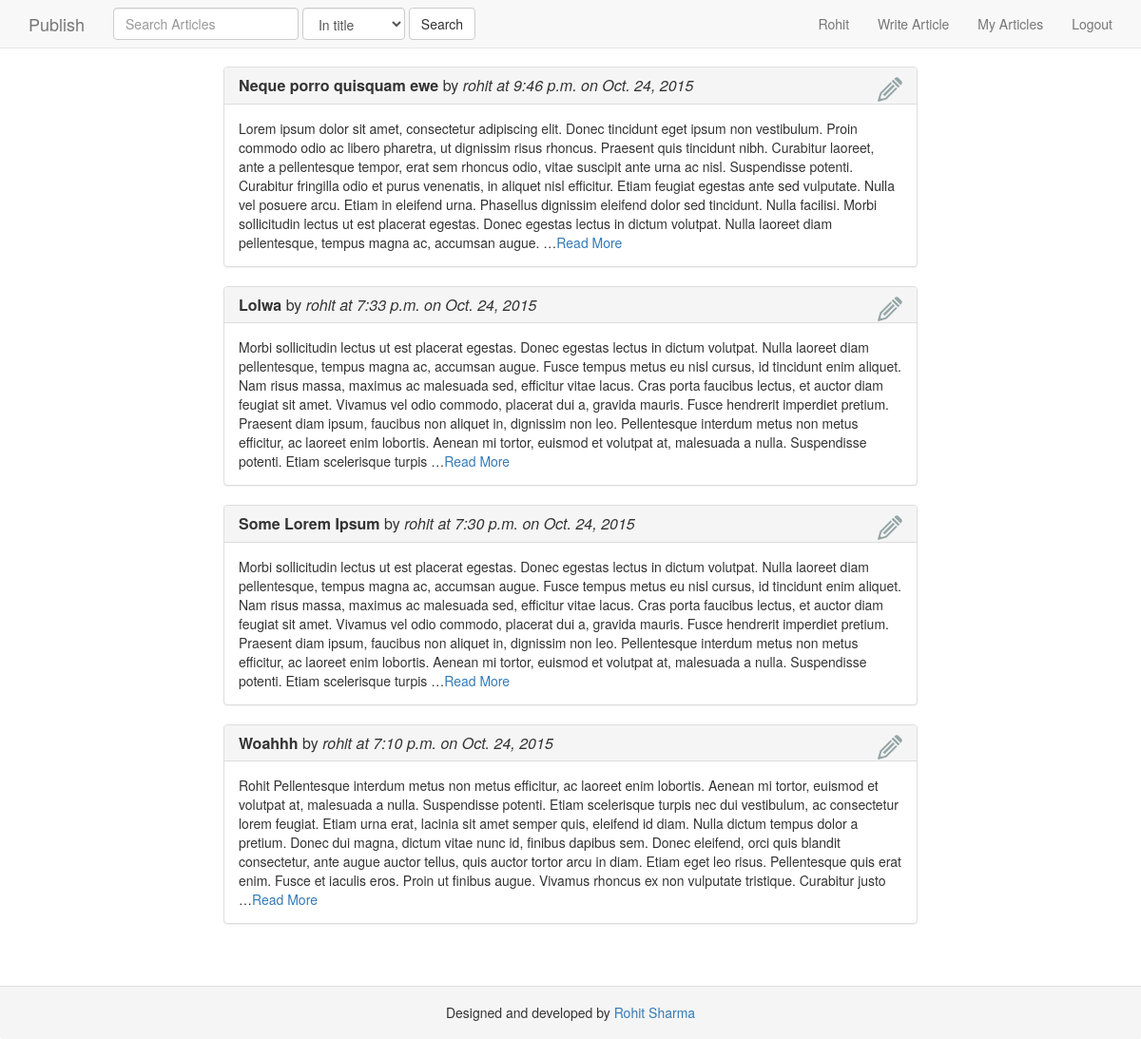
Page /my (signed in) on the committed database.
### articles/models.py (models this page shows, shortened)
class Article(models.Model):
	user = models.ForeignKey(User)
	title = models.CharField(max_length=120)
	content = models.TextField(null=True,blank=True)
	slug = models.SlugField(unique=True)
	timestamp = models.DateTimeField(auto_now_add=True,auto_now = False)
	updated = models.DateTimeField(auto_now_add=False,auto_now = True)
	active = models.BooleanField(default=True)
	class Meta:
		unique_together = ('title', 'slug')
	def get_absolute_url(self):
		return reverse("single_article",kwargs={"slug":self.slug})
	def edit_article_url(self):
		return reverse("edit_article",kwargs={"slug":self.slug})

### articles/views.py (the view)
# urls.py: url(r'^my$',my_articles,name='my_articles'),
@login_required(login_url='/login')
def my_articles(request):
	articles = Article.objects.filter(user=request.user).order_by('-updated').all()
	context = {'articles':articles}
	template = "articles/my_articles.html"
	return render(request,template,context)

### templates/articles/my_articles.html (shortened to what this page needs)
{% extends "base.html" %}
{% load staticfiles %}
{% block container %}
<div class="col-md-2">
</div>
<div class="container">
	<div class="col-md-8">
		<div class="row">
			<div class="col-md-12">
				{% for article in articles %}
					<div class="panel panel-default">
					  <div class="panel-heading">
					    <h3 class="panel-title">
					    	<a href="{{ article.get_absolute_url }}"><strong>{{article.title}}</strong> by <i>{{article.user.username}} at {{article.updated|time}} on {{article.updated|date}}</i>
					    	</a>
					    	<a href="{{article.edit_article_url }}" >
					    		<img class="pull-right" src="{% static 'img/edit.png' %}"/>
					    	</a>
					    </h3>
					  </div>
					  <div class="panel-body">
					    {{article.content|truncatewords:100}}<a href="{{ article.get_absolute_url }}">Read More</a>
					  </div>
					</div>
				{% endfor %}
			</div>
		</div>
	</div>
</div>
<div class="col-md-2">
</div>
{% endblock %}

### templates/navbar.html (shortened to what this page needs)
    <nav class="navbar navbar-default navbar-fixed-top">
      <div class="container">
        <div class="navbar-header">
          <a class="navbar-brand" href="/#">Publish</a>
        </div>
        <div id="navbar" class="navbar-collapse collapse">
          <form class="navbar-form navbar-left" method="GET" role="search" action="{% url 'search_article' %}">
            <div class="form-group">
              <input type="text" class="form-control" placeholder="Search Articles" name='query'>
            </div>
            <div class="form-group">
              <select class="form-control" name="category">
                <option value="title" selected>
                  In title
                </option>
              </select>
            </div>
            <button type="submit" class="btn btn-default">Search</button>
          </form>
           <ul class="nav navbar-nav navbar-right">
              {% if user.is_authenticated %}
                <li><a href="{% url 'user_home' %}">{{user|title}}</a></li>
                <li><a href="{% url 'user_home' %}">Write Article</a></li>
                <li><a href="{% url 'my_articles' %}">My Articles</a></li>
                <li><a href="{% url 'logout_view' %}">Logout</a></li>
              {% else %}
                <li><a href="{% url 'signup_view' %}">Signup</a></li>
                <li><a href="{% url 'login_view' %}">Login</a></li>
              {% endif %}
          </ul>
        </div>
      </div>
    </nav>

### static/static_files/css/navbar-fixed-top.css (style rules this page uses)
body { padding-top: 70px; }

### rows in the picture
Article: title "Neque porro quisquam ewe", user.username "rohit", updated "9:46 p.m.", updated "Oct. 24, 2015", content "Lorem ipsum dolor sit amet, consectetur adipiscing elit. Donec tincidunt eget ipsum non vestibulum. Proin commodo odio ac libero pharetra, ut dignissim risus rhoncus. Praesent quis tincidunt nibh. Curabitur laoreet, ante a pellentesque tempor, erat sem rhoncus odio, vitae suscipit ante urna ac nisl. Suspendisse potenti. Curabitur fringilla odio et purus venenatis, in aliquet nisl efficitur. Etiam feugiat egestas ante sed vulputate. Nulla vel posuere arcu. Etiam in eleifend urna. Phasellus dignissim eleifend dolor sed tincidunt. Nulla facilisi. Morbi sollicitudin lectus ut est placerat egestas. Donec egestas lectus in dictum volutpat. Nulla laoreet diam pellentesque, tempus magna ac,…"
Article: title "Lolwa", user.username "rohit", updated "7:33 p.m.", updated "Oct. 24, 2015", content "Morbi sollicitudin lectus ut est placerat egestas. Donec egestas lectus in dictum volutpat. Nulla laoreet diam pellentesque, tempus magna ac, accumsan augue. Fusce tempus metus eu nisl cursus, id tincidunt enim aliquet. Nam risus massa, maximus ac malesuada sed, efficitur vitae lacus. Cras porta faucibus lectus, et auctor diam feugiat sit amet. Vivamus vel odio commodo, placerat dui a, gravida mauris. Fusce hendrerit imperdiet pretium. Praesent diam ipsum, faucibus non aliquet in, dignissim non leo. Pellentesque interdum metus non metus efficitur, ac laoreet enim lobortis. Aenean mi tortor, euismod et volutpat at, malesuada a nulla. Suspendisse potenti. Etiam scelerisque turpis …"
Article: title "Some Lorem Ipsum", user.username "rohit", updated "7:30 p.m.", updated "Oct. 24, 2015", content "Morbi sollicitudin lectus ut est placerat egestas. Donec egestas lectus in dictum volutpat. Nulla laoreet diam pellentesque, tempus magna ac, accumsan augue. Fusce tempus metus eu nisl cursus, id tincidunt enim aliquet. Nam risus massa, maximus ac malesuada sed, efficitur vitae lacus. Cras porta faucibus lectus, et auctor diam feugiat sit amet. Vivamus vel odio commodo, placerat dui a, gravida mauris. Fusce hendrerit imperdiet pretium. Praesent diam ipsum, faucibus non aliquet in, dignissim non leo. Pellentesque interdum metus non metus efficitur, ac laoreet enim lobortis. Aenean mi tortor, euismod et volutpat at, malesuada a nulla. Suspendisse potenti. Etiam scelerisque turpis …"
Article: title "Woahhh", user.username "rohit", updated "7:10 p.m.", updated "Oct. 24, 2015", content "Rohit Pellentesque interdum metus non metus efficitur, ac laoreet enim lobortis. Aenean mi tortor, euismod et volutpat at, malesuada a nulla. Suspendisse potenti. Etiam scelerisque turpis nec dui vestibulum, ac consectetur lorem feugiat. Etiam urna erat, lacinia sit amet semper quis, eleifend id diam. Nulla dictum tempus dolor a pretium. Donec dui magna, dictum vitae nunc id, finibus dapibus sem. Donec eleifend, orci quis blandit consectetur, ante augue auctor tellus, quis auctor tortor arcu in diam. Etiam eget leo risus. Pellentesque quis erat enim. Fusce et iaculis eros. Proin ut finibus augue. Vivamus rhoncus ex non vulputate tristique. Curabitur justo …"

### other values in the picture
{{ user|title }} "Rohit"
